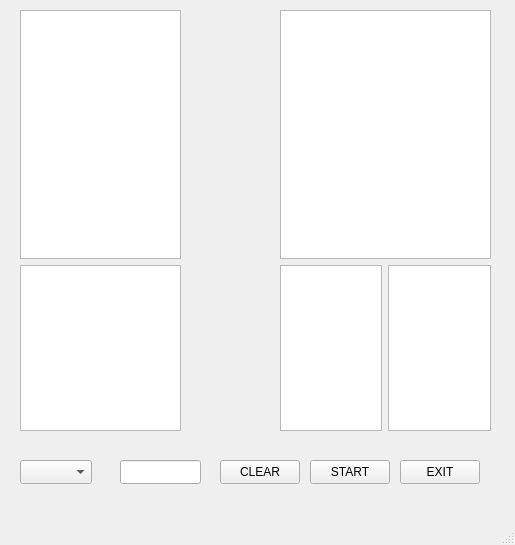
<?xml version="1.0" encoding="UTF-8"?>
<ui version="4.0">
 <class>MainWindow</class>
 <widget class="QMainWindow" name="MainWindow">
  <property name="geometry">
   <rect>
    <x>0</x>
    <y>0</y>
    <width>515</width>
    <height>545</height>
   </rect>
  </property>
  <property name="windowTitle">
   <string>MainWindow</string>
  </property>
  <widget class="QWidget" name="centralwidget">
   <widget class="QComboBox" name="branchList">
    <property name="geometry">
     <rect>
      <x>20</x>
      <y>460</y>
      <width>72</width>
      <height>24</height>
     </rect>
    </property>
    <property name="currentText">
     <string/>
    </property>
   </widget>
   <widget class="QWidget" name="gridLayoutWidget">
    <property name="geometry">
     <rect>
      <x>20</x>
      <y>10</y>
      <width>161</width>
      <height>421</height>
     </rect>
    </property>
    <layout class="QGridLayout" name="gridLayout_3" rowstretch="0,3,2">
     <item row="2" column="0">
      <widget class="QListWidget" name="progressive"/>
     </item>
     <item row="1" column="0">
      <widget class="QListWidget" name="games"/>
     </item>
    </layout>
   </widget>
   <widget class="QPushButton" name="btnStart">
    <property name="geometry">
     <rect>
      <x>310</x>
      <y>460</y>
      <width>80</width>
      <height>24</height>
     </rect>
    </property>
    <property name="text">
     <string>START</string>
    </property>
   </widget>
   <widget class="QWidget" name="gridLayoutWidget_2">
    <property name="geometry">
     <rect>
      <x>280</x>
      <y>10</y>
      <width>211</width>
      <height>421</height>
     </rect>
    </property>
    <layout class="QGridLayout" name="gridLayout_4" rowstretch="0,3,2">
     <item row="1" column="0">
      <widget class="QListWidget" name="gameList"/>
     </item>
     <item row="2" column="0">
      <layout class="QHBoxLayout" name="horizontalLayout">
       <item>
        <widget class="QListWidget" name="progressiveList"/>
       </item>
       <item>
        <widget class="QListWidget" name="displayList"/>
       </item>
      </layout>
     </item>
    </layout>
   </widget>
   <widget class="QPushButton" name="btnClear">
    <property name="geometry">
     <rect>
      <x>220</x>
      <y>460</y>
      <width>80</width>
      <height>24</height>
     </rect>
    </property>
    <property name="text">
     <string>CLEAR</string>
    </property>
   </widget>
   <widget class="QPushButton" name="btnExit">
    <property name="geometry">
     <rect>
      <x>400</x>
      <y>460</y>
      <width>80</width>
      <height>24</height>
     </rect>
    </property>
    <property name="text">
     <string>EXIT</string>
    </property>
   </widget>
   <widget class="QLineEdit" name="txtRev">
    <property name="geometry">
     <rect>
      <x>120</x>
      <y>460</y>
      <width>81</width>
      <height>24</height>
     </rect>
    </property>
   </widget>
  </widget>
  <widget class="QMenuBar" name="menubar">
   <property name="geometry">
    <rect>
     <x>0</x>
     <y>0</y>
     <width>515</width>
     <height>21</height>
    </rect>
   </property>
  </widget>
  <widget class="QStatusBar" name="statusbar"/>
 </widget>
 <resources/>
 <connections/>
</ui>
